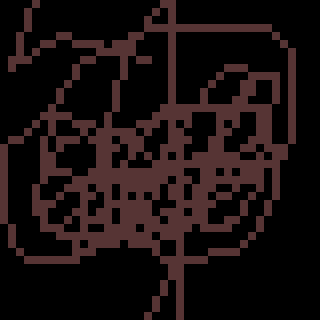

Below is a game level as drawn by its tile map, then a one-line description and the .tmx that defines it (tile-layer data replaced by summaries):
An orthogonal 40x40 tile map with 8x8 px tiles, 1 tile layer (Foreground).

<map version="1.0" orientation="orthogonal" renderorder="right-down" width="40" height="40" tilewidth="8" tileheight="8" nextobjectid="1">
 <tileset firstgid="1" name="Tileset" tilewidth="8" tileheight="8" tilecount="2">
  <image source="Untitled-3.png" width="16" height="8" />
 </tileset>
 <layer name="Foreground" width="40" height="40">
  <properties>
   <property name="tileset" value="TileSet" />
  </properties>
  <data>[1600 cells, 510 non-empty, 2 distinct tile ids]</data>
 </layer>
</map>
